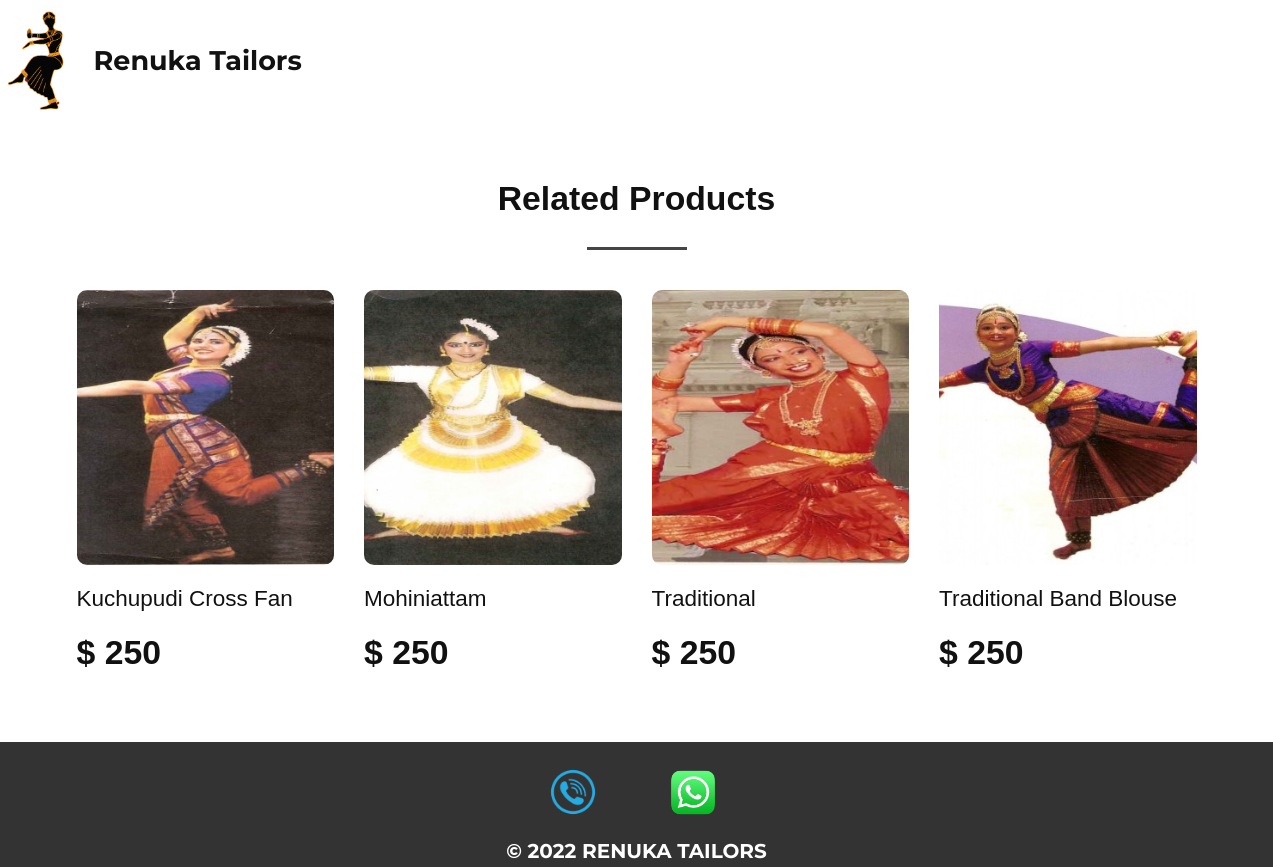
The page /patterns/ on the database as committed earlier.
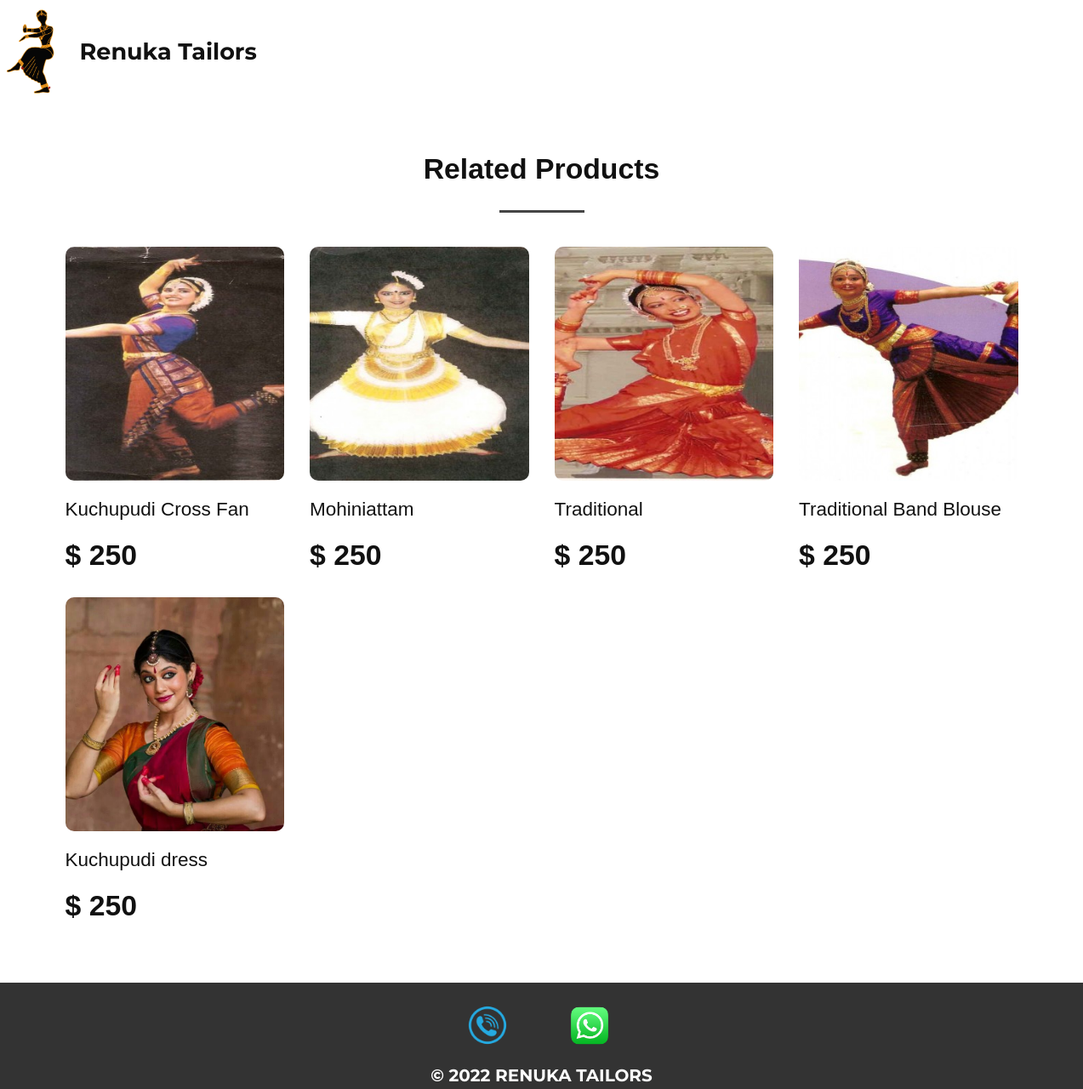
The same page on the database as committed later.
### client/models.py (models this page shows)
class pattern_display(models.Model):
    pattern_image=models.ImageField(upload_to="pattern_images", height_field=None, width_field=None, max_length=None)
    pattern_description=models.CharField(max_length=100, blank=False)
    pattern_detail=models.CharField(max_length=200, blank=False, default="details here")

### client/views.py (the view)
# urls.py: path('patterns/', costumes_view),
def costumes_view(request):
    pattern=pattern_display.objects.all()
    return render(request, "Patterns.html", {'costume':pattern} )

### client/templates/Patterns.html (shortened to what this page needs)
{% extends 'base.html' %}
{% block body %}
{% load static %}
<link rel="stylesheet" href="{% static 'Patterns.css' %}" media="screen">
    <section class="u-align-center u-clearfix u-section-1" id="carousel_2187">
      <div class="u-clearfix u-sheet u-sheet-1">
        <h2 class="u-custom-font u-font-ubuntu u-text u-text-default u-text-1">Related Products</h2>
        <div class="u-border-3 u-border-grey-dark-1 u-line u-line-horizontal u-line-1"></div>
        <div class="u-expanded-width u-list u-list-1">
          <div class="u-repeater u-repeater-1">
            {% for item in costume %}
            <div class="u-container-style u-list-item u-repeater-item" id="parent">
              <div class="u-container-layout u-similar-container u-valign-bottom u-container-layout-4">
                  <img src="{{ item.pattern_image.url }}" alt="pattern-images was here" class="u-expanded-width u-image u-image-round u-radius-10 u-image-4" id="{{ item.pattern_description }}" onclick="image_id('{{ item.pattern_image.url }}','{{ item.pattern_detail}}',this.id)">
                  <h5 class="u-custom-font u-font-ubuntu u-text u-text-default u-text-8" >{{ item.pattern_description }}</h5>
                  <h3 class="u-custom-font u-font-ubuntu u-text u-text-default u-text-9">$ 250</h3>
                </div>
            </div>
            {% endfor %}
        </div>
      </div>
    </section>
{% endblock body %}

Rows that differ between the two databases and show on the page:
added pattern_display: pattern_image (picture), pattern_description "Kuchupudi dress"
